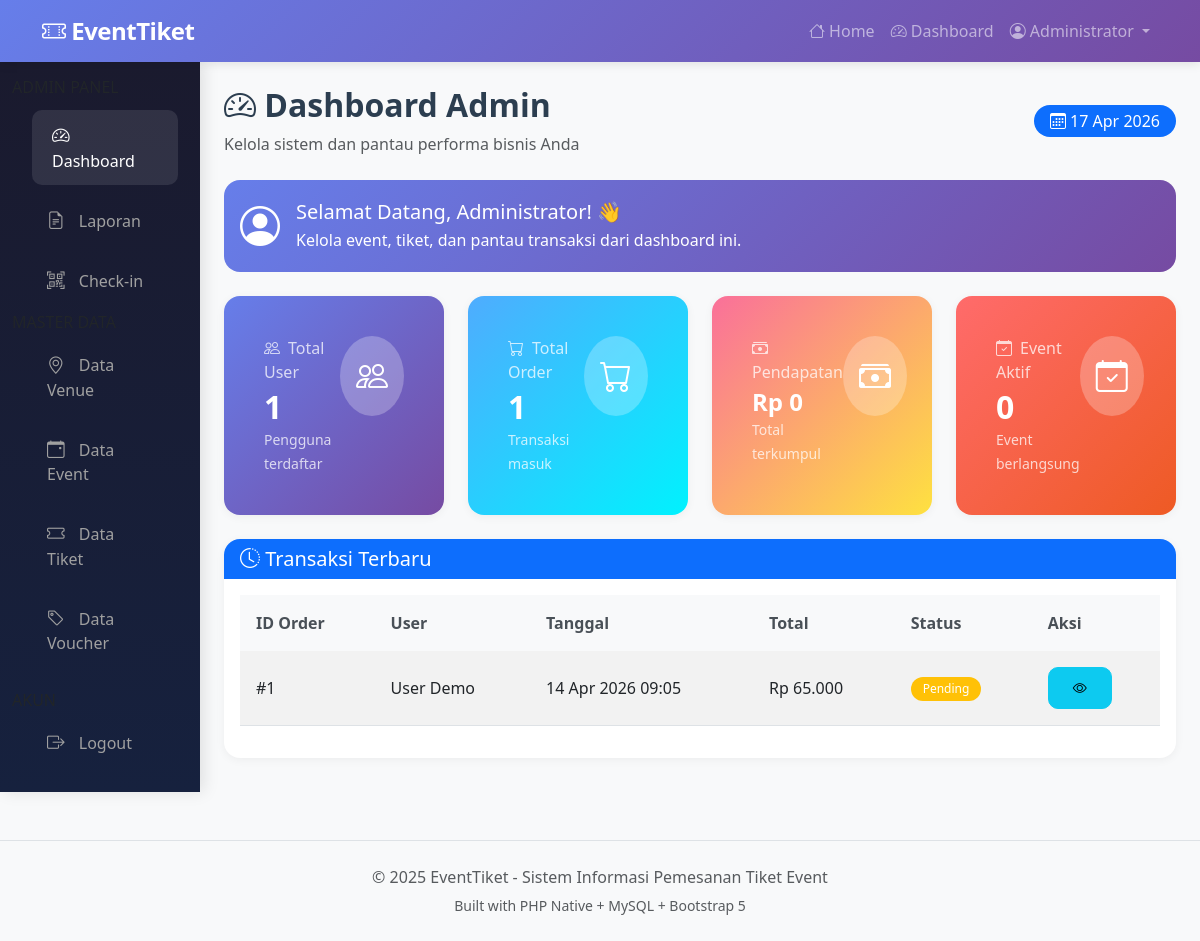
The app's page /index.php?p=dashboard_admin (signed in) with its own data.
### tables this page shows
CREATE TABLE `orders` (
  `id_order` int NOT NULL,
  `id_user` int DEFAULT NULL,
  `tanggal_order` datetime DEFAULT CURRENT_TIMESTAMP,
  `total` int NOT NULL,
  `status` enum('pending','paid','cancel') DEFAULT 'pending',
  `id_voucher` int DEFAULT NULL
);

CREATE TABLE `users` (
  `id_user` int NOT NULL,
  `nama` varchar(100) NOT NULL,
  `email` varchar(100) NOT NULL,
  `password` varchar(255) NOT NULL,
  `role` enum('user','petugas','admin') DEFAULT 'user'
);

### pages/admin/dashboard.php (the view)
<div class="container-fluid">
    <div class="row">
        <?php include 'pages/admin/_sidebar.php'; ?>
        <main class="col-md-10 ms-sm-auto px-md-4 py-4">
            <div class="d-flex justify-content-between align-items-center mb-4">
                <div>
                    <h2 class="page-title"><i class="bi bi-speedometer2"></i> Dashboard Admin</h2>
                    <p class="text-muted mb-0">Kelola sistem dan pantau performa bisnis Anda</p>
                </div>
                <span class="badge bg-primary fs-6 px-3 py-2"><i class="bi bi-calendar3"></i> <?= date('d M Y') ?></span>
            </div>
            <div class="alert alert-primary d-flex align-items-center mb-4" style="background: var(--primary-gradient); color: white; border: none; border-radius: 16px;">
                <i class="bi bi-person-circle fs-1 me-3"></i>
                <div>
                    <h5 class="alert-heading mb-1">Selamat Datang, <?= htmlspecialchars($_SESSION['nama']) ?>! 👋</h5>
                    <p class="mb-0">Kelola event, tiket, dan pantau transaksi dari dashboard ini.</p>
                </div>
            </div>
            <div class="row g-4 mb-4">
                <div class="col-md-3">
                    <div class="card stat-card primary h-100">
                        <div class="card-body">
                            <div class="d-flex justify-content-between align-items-start">
                                <div>
                                    <p class="card-text mb-1 opacity-75"><i class="bi bi-people me-2"></i>Total User</p>
                                    <h2 class="mb-0 fw-bold">
                                        <?php
                                        $total_user = mysqli_fetch_assoc(mysqli_query($conn, "SELECT COUNT(*) as total FROM users WHERE role='user'"))['total'];
                                        echo $total_user;
                                        ?>
                                    </h2>
                                    <small class="opacity-75">Pengguna terdaftar</small>
                                </div>
                                <div class="bg-white bg-opacity-25 rounded-circle p-3">
                                    <i class="bi bi-people fs-2"></i>
                                </div>
                            </div>
                        </div>
                    </div>
                </div>
                <div class="col-md-3">
                    <div class="card stat-card success h-100">
                        <div class="card-body">
                            <div class="d-flex justify-content-between align-items-start">
                                <div>
                                    <p class="card-text mb-1 opacity-75"><i class="bi bi-cart me-2"></i>Total Order</p>
                                    <h2 class="mb-0 fw-bold">
                                        <?php
                                        $total_order = mysqli_fetch_assoc(mysqli_query($conn, "SELECT COUNT(*) as total FROM orders"))['total'];
                                        echo $total_order;
                                        ?>
                                    </h2>
                                    <small class="opacity-75">Transaksi masuk</small>
                                </div>
                                <div class="bg-white bg-opacity-25 rounded-circle p-3">
                                    <i class="bi bi-cart fs-2"></i>
                                </div>
                            </div>
                        </div>
                    </div>
                </div>
                <div class="col-md-3">
                    <div class="card stat-card warning h-100">
                        <div class="card-body">
                            <div class="d-flex justify-content-between align-items-start">
                                <div>
                                    <p class="card-text mb-1 opacity-75"><i class="bi bi-cash-stack me-2"></i>Pendapatan</p>
                                    <h4 class="mb-0 fw-bold">
                                        Rp <?= number_format(mysqli_fetch_assoc(mysqli_query($conn, "SELECT SUM(total) as total FROM orders WHERE status='paid'"))['total'] ?? 0, 0, ',', '.') ?>
                                    </h4>
                                    <small class="opacity-75">Total terkumpul</small>
                                </div>
                                <div class="bg-white bg-opacity-25 rounded-circle p-3">
                                    <i class="bi bi-cash-stack fs-2"></i>
                                </div>
                            </div>
                        </div>
                    </div>
                </div>
                <div class="col-md-3">
                    <div class="card stat-card danger h-100">
                        <div class="card-body">
                            <div class="d-flex justify-content-between align-items-start">
                                <div>
                                    <p class="card-text mb-1 opacity-75"><i class="bi bi-calendar-check me-2"></i>Event Aktif</p>
                                    <h2 class="mb-0 fw-bold">
                                        <?php
                                        $event_aktif = mysqli_fetch_assoc(mysqli_query($conn, "SELECT COUNT(*) as total FROM event WHERE tanggal >= CURDATE()"))['total'];
                                        echo $event_aktif;
                                        ?>
                                    </h2>
                                    <small class="opacity-75">Event berlangsung</small>
                                </div>
                                <div class="bg-white bg-opacity-25 rounded-circle p-3">
                                    <i class="bi bi-calendar-check fs-2"></i>
                                </div>
                            </div>
                        </div>
                    </div>
                </div>
            </div>
            <div class="card">
                <div class="card-header bg-primary text-white">
                    <h5 class="mb-0"><i class="bi bi-clock-history"></i> Transaksi Terbaru</h5>
                </div>
                <div class="card-body">
                    <div class="table-responsive">
                        <table class="table table-striped table-hover">
                            <thead class="table-dark">
                                <tr>
                                    <th>ID Order</th>
                                    <th>User</th>
                                    <th>Tanggal</th>
                                    <th>Total</th>
                                    <th>Status</th>
                                    <th>Aksi</th>
                                </tr>
                            </thead>
                            <tbody>
                                <?php
                                $res = mysqli_query($conn, "SELECT orders.*, users.nama FROM orders JOIN users ON orders.id_user = users.id_user ORDER BY tanggal_order DESC LIMIT 10");
                                while ($row = mysqli_fetch_assoc($res)):
                                    $badge_class = $row['status'] == 'paid' ? 'success' : ($row['status'] == 'pending' ? 'warning' : 'danger');
                                ?>
                                    <tr>
                                        <td>#<?= $row['id_order'] ?></td>
                                        <td><?= htmlspecialchars($row['nama']) ?></td>
                                        <td><?= date('d M Y H:i', strtotime($row['tanggal_order'])) ?></td>
                                        <td>Rp <?= number_format($row['total'], 0, ',', '.') ?></td>
                                        <td><span class="badge bg-<?= $badge_class ?>"><?= ucfirst($row['status']) ?></span></td>
                                        <td><a href="?p=admin_order_detail&id=<?= $row['id_order'] ?>" class="btn btn-sm btn-info"><i class="bi bi-eye"></i></a></td>
                                    </tr>
                                <?php endwhile; ?>
                            </tbody>
                        </table>
                    </div>
                </div>
            </div>
        </main>
    </div>
</div>

### includes/header.php (style rules this page uses)
:root { --primary-gradient: linear-gradient(135deg, #667eea 0%, #764ba2 100%); --secondary-gradient: linear-gradient(135deg, #f093fb 0%, #f5576c 100%); --success-gradient: linear-gradient(135deg, #4facfe 0%, #00f2fe 100%); --warning-gradient: linear-gradient(135deg, #fa709a 0%, #fee140 100%); }
body { font-family: 'Segoe UI', Tahoma, Geneva, Verdana, sans-serif; background-color: #f8f9fa; }
.btn { border-radius: 10px; font-weight: 600; padding: 0.6rem 1.5rem; transition: all 0.3s ease; }
.stat-card { border: none; border-radius: 16px; padding: 1.5rem; color: white; transition: all 0.3s ease; }
.stat-card.primary { background: var(--primary-gradient); }
.stat-card.success { background: var(--success-gradient); }
.stat-card.warning { background: var(--warning-gradient); }
.stat-card.danger { background: linear-gradient(135deg, #ff6b6b 0%, #ee5a24 100%); }
.table thead th { background: #f8f9fa; border: none; font-weight: 600; color: #495057; padding: 1rem; }
.table tbody td { padding: 1rem; vertical-align: middle; }
.badge { padding: 0.5em 1em; border-radius: 20px; font-weight: 500; }
.page-title { font-weight: 700; color: #2c3e50; margin-bottom: 0.5rem; }
.alert { border-radius: 12px; border: none; }
.card { border: none; border-radius: 16px; box-shadow: 0 2px 10px rgba(0, 0, 0, 0.05); }
.card-header { border-radius: 16px 16px 0 0 !important; border: none; }

### records on screen
orders: id_order "1", id_user.nama "User Demo", tanggal_order "14 Apr 2026 09:05", total "65.000", status "Pending"

### other values on screen
$_SESSION['nama'] "Administrator"
$item['label'] "Dashboard"
$item['label'] "Laporan"
$item['label'] "Check-in"
$item['label'] "Data Venue"
$item['label'] "Data Event"
$item['label'] "Data Tiket"
$item['label'] "Data Voucher"
$total_user "1"
$total_order "1"
$event_aktif "0"
